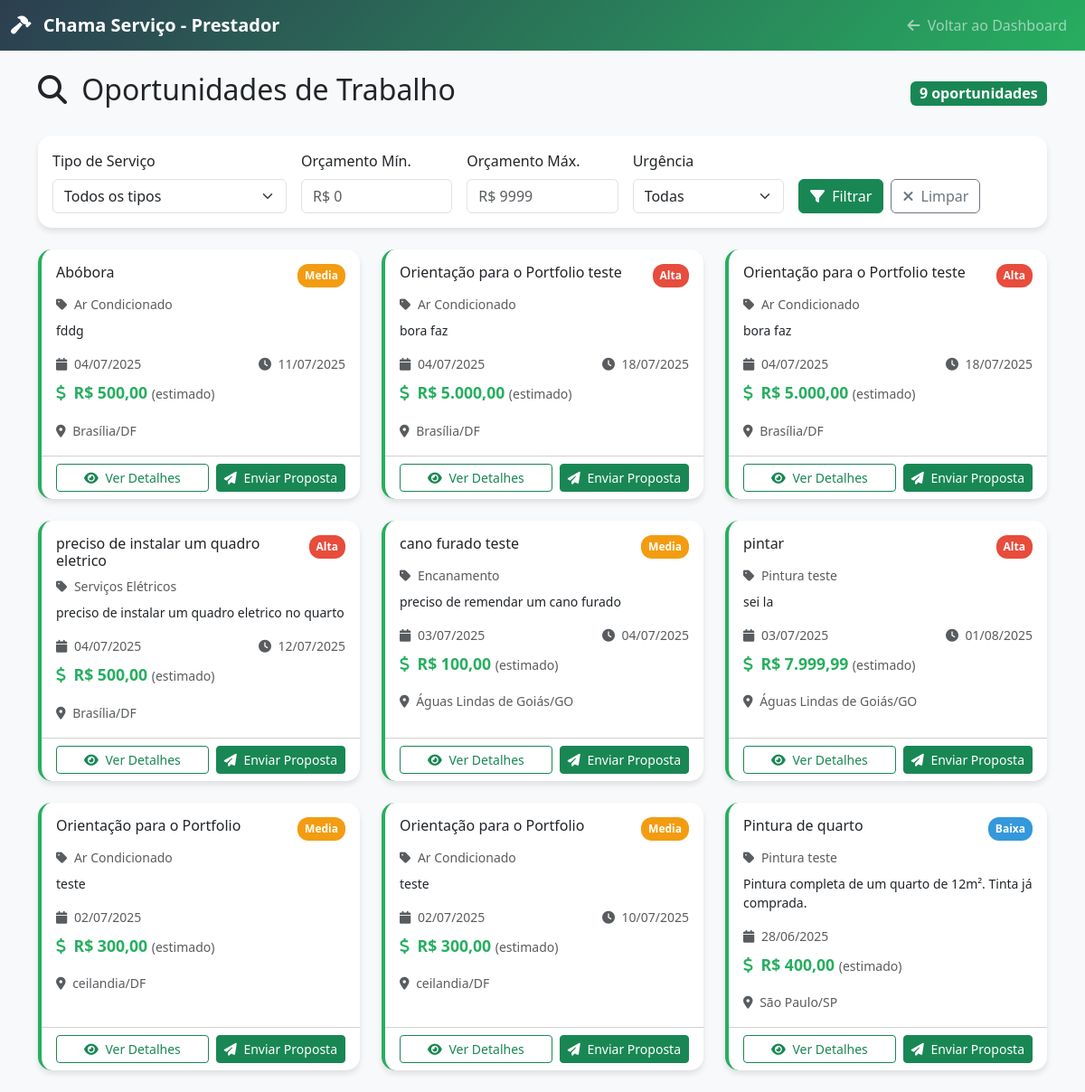
The app's page /view/prestador/oportunidades.php (signed in) with its own data.
### tables this page shows
CREATE TABLE `tb_solicita_servico` (
  `id` int(11) NOT NULL,
  `cliente_id` int(11) NOT NULL,
  `tipo_servico_id` int(11) NOT NULL,
  `endereco_id` int(11) NOT NULL,
  `titulo` varchar(100) NOT NULL,
  `descricao` text NOT NULL,
  `orcamento_estimado` decimal(10,2) DEFAULT NULL,
  `data_solicitacao` datetime DEFAULT current_timestamp(),
  `data_atendimento` datetime DEFAULT NULL,
  `status_id` int(11) NOT NULL,
  `urgencia` enum('baixa','media','alta') DEFAULT 'media',
  `data_cancelamento` datetime DEFAULT NULL,
  `motivo_cancelamento` text DEFAULT NULL
);

CREATE TABLE `tb_tipo_servico` (
  `id` bigint(20) UNSIGNED NOT NULL,
  `nome` varchar(255) NOT NULL,
  `descricao` text DEFAULT NULL,
  `categoria` varchar(255) DEFAULT NULL,
  `preco_medio` decimal(10,2) DEFAULT NULL,
  `ativo` tinyint(1) NOT NULL DEFAULT 1,
  `created_at` timestamp NULL DEFAULT NULL,
  `updated_at` timestamp NULL DEFAULT NULL
);

CREATE TABLE `tb_endereco` (
  `id` int(11) NOT NULL,
  `pessoa_id` int(11) DEFAULT NULL,
  `cep` varchar(10) NOT NULL,
  `logradouro` varchar(100) NOT NULL,
  `numero` varchar(20) NOT NULL,
  `complemento` varchar(100) DEFAULT NULL,
  `bairro` varchar(50) NOT NULL,
  `cidade` varchar(50) NOT NULL,
  `estado` varchar(2) NOT NULL,
  `principal` tinyint(1) DEFAULT 0
);

### config/database.php (called while the page is built, shortened)
<?php
class Database {
    private $host = 'localhost';
    private $db_name = 'bd_servico';
    private $username = 'root';
    private $password = '';
    public function getConnection() {
        $this->conn = null;
        try {
            $this->conn = new PDO(
                "mysql:host=" . $this->host . ";dbname=" . $this->db_name . ";charset=utf8",
                $this->username,
                $this->password,
                [
                    PDO::ATTR_ERRMODE => PDO::ERRMODE_EXCEPTION,
                    PDO::ATTR_DEFAULT_FETCH_MODE => PDO::FETCH_ASSOC,
                    PDO::ATTR_EMULATE_PREPARES => false
                ]
            );
        } catch(PDOException $exception) {
            error_log("Erro de conexão com banco de dados: " . $exception->getMessage());
            throw new Exception("Erro de conexão com o banco de dados.");
        }
        return $this->conn;
    }
}
?>

### models/Servico.class.php (called while the page is built, shortened)
<?php
require_once __DIR__ . '/../config/database.php';
class Servico {
    private $conn;
    private $table = 'tb_solicita_servico';
    public function __construct() {
        $this->conn = (new Database())->getConnection();
    }
    public function getDisponiveisComFiltros($filtros) {
        try {
            $where_conditions = ["s.status_id = 1"];
            $params = [];
            $where_clause = implode(' AND ', $where_conditions);
            $query = "SELECT s.*, ts.nome as tipo_servico, e.cidade, e.estado
                      FROM " . $this->table . " s
                      INNER JOIN tb_tipo_servico ts ON s.tipo_servico_id = ts.id
                      INNER JOIN tb_endereco e ON s.endereco_id = e.id
                      WHERE {$where_clause}
                      ORDER BY s.data_solicitacao DESC";
            $stmt = $this->conn->prepare($query);
            $stmt->execute();
            return $stmt->fetchAll(PDO::FETCH_ASSOC);
        } catch (Exception $e) {
            error_log("Erro ao buscar serviços com filtros: " . $e->getMessage());
            return [];
        }
    }
}
?>

### view/prestador/oportunidades.php (the view, shortened to what this page needs)
<?php
require_once __DIR__ . '/../../models/Servico.class.php';
$servico = new Servico();
$filtros = [
    'tipo' => $_GET['tipo'] ?? '',
    'orcamento_min' => $_GET['orcamento_min'] ?? '',
    'orcamento_max' => $_GET['orcamento_max'] ?? '',
    'urgencia' => $_GET['urgencia'] ?? ''
];
$servicos_disponiveis = $servico->getDisponiveisComFiltros($filtros);
?>
<!DOCTYPE html>
<html lang="pt-br">
<head>
    <link href="https://cdn.jsdelivr.net/npm/bootstrap@5.3.0/dist/css/bootstrap.min.css" rel="stylesheet">
    <link rel="stylesheet" href="https://cdnjs.cloudflare.com/ajax/libs/font-awesome/6.4.0/css/all.min.css">
</head>
<body>
    <nav class="navbar navbar-expand-lg navbar-dark">
        <div class="container-fluid">
            <a class="navbar-brand fw-bold" href="prestadorDashboard.php">
                <i class="fas fa-hammer me-2"></i>
                Chama Serviço - Prestador
            </a>
            <div class="navbar-nav ms-auto">
                <a class="nav-link" href="prestadorDashboard.php">
                    <i class="fas fa-arrow-left me-1"></i>
                    Voltar ao Dashboard
                </a>
            </div>
        </div>
    </nav>
    <div class="container mt-4">
        <div class="d-flex justify-content-between align-items-center mb-4">
            <h2>
                <i class="fas fa-search me-2"></i>
                Oportunidades de Trabalho
            </h2>
            <span class="badge bg-success fs-6"><?php echo count($servicos_disponiveis); ?> oportunidades</span>
        </div>
        <div class="card mb-4">
            <div class="card-body">
                <form method="GET" class="row g-3">
                    <div class="col-md-3">
                        <label for="tipo" class="form-label">Tipo de Serviço</label>
                        <select class="form-select" name="tipo" id="tipo">
                            <option value="">Todos os tipos</option>
                        </select>
                    </div>
                    <div class="col-md-2">
                        <label for="orcamento_min" class="form-label">Orçamento Mín.</label>
                        <input type="number" class="form-control" name="orcamento_min"
                               value="<?php echo $filtros['orcamento_min']; ?>" placeholder="R$ 0">
                    </div>
                    <div class="col-md-2">
                        <label for="orcamento_max" class="form-label">Orçamento Máx.</label>
                        <input type="number" class="form-control" name="orcamento_max"
                               value="<?php echo $filtros['orcamento_max']; ?>" placeholder="R$ 9999">
                    </div>
                    <div class="col-md-2">
                        <label for="urgencia" class="form-label">Urgência</label>
                        <select class="form-select" name="urgencia">
                            <option value="">Todas</option>
                        </select>
                    </div>
                    <div class="col-md-3 d-flex align-items-end">
                        <button type="submit" class="btn btn-success me-2">
                            <i class="fas fa-filter me-1"></i>
                            Filtrar
                        </button>
                        <a href="oportunidades.php" class="btn btn-outline-secondary">
                            <i class="fas fa-times me-1"></i>
                            Limpar
                        </a>
                    </div>
                </form>
            </div>
        </div>
        <?php if (empty($servicos_disponiveis)): ?>
            <div class="card text-center">
                <div class="card-body py-5">
                    <i class="fas fa-search fa-3x text-muted mb-3"></i>
                    <h4 class="text-muted">Nenhuma oportunidade encontrada</h4>
                    <p class="text-muted">Tente ajustar os filtros para encontrar mais oportunidades.</p>
                </div>
            </div>
        <?php else: ?>
            <div class="row">
                <?php foreach ($servicos_disponiveis as $item): ?>
                    <div class="col-md-6 col-lg-4 mb-4">
                        <div class="card opportunity-card h-100">
                            <div class="card-body">
                                <div class="d-flex justify-content-between align-items-start mb-2">
                                    <h6 class="card-title mb-0"><?php echo htmlspecialchars($item['titulo']); ?></h6>
                                    <span class="urgencia-badge urgencia-<?php echo $item['urgencia']; ?>">
                                        <?php echo ucfirst($item['urgencia']); ?>
                                    </span>
                                </div>
                                <p class="text-muted small mb-2">
                                    <i class="fas fa-tag me-1"></i>
                                    <?php echo htmlspecialchars($item['tipo_servico']); ?>
                                </p>
                                <p class="card-text small">
                                    <?php echo htmlspecialchars(substr($item['descricao'], 0, 100)); ?>
                                </p>
                                <div class="d-flex justify-content-between align-items-center text-muted small mb-2">
                                    <span>
                                        <i class="fas fa-calendar me-1"></i>
                                        <?php echo date('d/m/Y', strtotime($item['data_solicitacao'])); ?>
                                    </span>
                                    <?php if ($item['data_atendimento']): ?>
                                        <span>
                                            <i class="fas fa-clock me-1"></i>
                                            <?php echo date('d/m/Y', strtotime($item['data_atendimento'])); ?>
                                        </span>
                                    <?php endif; ?>
                                </div>
                                <?php if ($item['orcamento_estimado']): ?>
                                    <div class="mb-3">
                                        <span class="valor-destaque">
                                            <i class="fas fa-dollar-sign me-1"></i>
                                            R$ <?php echo number_format($item['orcamento_estimado'], 2, ',', '.'); ?>
                                        </span>
                                        <small class="text-muted"> (estimado)</small>
                                    </div>
                                <?php endif; ?>
                                <div class="mt-3">
                                    <small class="text-muted">
                                        <i class="fas fa-map-marker-alt me-1"></i>
                                        <?php echo htmlspecialchars($item['cidade'] . '/' . $item['estado']); ?>
                                    </small>
                                </div>
                            </div>
                            <div class="card-footer bg-transparent">
                                <div class="d-grid gap-2 d-md-flex">
                                    <button class="btn btn-outline-success btn-sm flex-fill"
                                            onclick="verDetalhes(<?php echo $item['id']; ?>)">
                                        <i class="fas fa-eye me-1"></i>
                                        Ver Detalhes
                                    </button>
                                    <button class="btn btn-success btn-sm"
                                            onclick="enviarProposta(<?php echo $item['id']; ?>)">
                                        <i class="fas fa-paper-plane me-1"></i>
                                        Enviar Proposta
                                    </button>
                                </div>
                            </div>
                        </div>
                    </div>
                <?php endforeach; ?>
            </div>
        <?php endif; ?>
    </div>
</body>
</html>

### view/prestador/oportunidades.php (style rules this page uses)
:root { --primary-color: #2c3e50; --secondary-color: #27ae60; }
body { background-color: #f8f9fa; }
.navbar { background: linear-gradient(135deg, var(--primary-color), var(--secondary-color)); }
.card { border: none; border-radius: 15px; box-shadow: 0 4px 6px rgba(0, 0, 0, 0.1); transition: transform 0.2s; }
.opportunity-card { border-left: 4px solid var(--secondary-color); }
.urgencia-badge { padding: 4px 8px; border-radius: 12px; font-size: 0.75em; font-weight: 600; }
.urgencia-alta { background-color: #e74c3c; color: white; }
.urgencia-media { background-color: #f39c12; color: white; }
.urgencia-baixa { background-color: #3498db; color: white; }
.valor-destaque { color: var(--secondary-color); font-weight: 700; font-size: 1.1em; }

### records on screen
tb_solicita_servico: titulo "Abóbora", urgencia "Media", tipo_servico.nome "Ar Condicionado", descricao "fddg", data_solicitacao "04/07/2025", data_atendimento "11/07/2025", orcamento_estimado "500,00", endereco.estado "Brasília/DF"
tb_solicita_servico: titulo "Orientação para o Portfolio teste", urgencia "Alta", tipo_servico.nome "Ar Condicionado", descricao "bora faz", data_solicitacao "04/07/2025", data_atendimento "18/07/2025", orcamento_estimado "5.000,00", endereco.estado "Brasília/DF"
tb_solicita_servico: titulo "Orientação para o Portfolio teste", urgencia "Alta", tipo_servico.nome "Ar Condicionado", descricao "bora faz", data_solicitacao "04/07/2025", data_atendimento "18/07/2025", orcamento_estimado "5.000,00", endereco.estado "Brasília/DF"
tb_solicita_servico: titulo "preciso de instalar um quadro eletrico", urgencia "Alta", tipo_servico.nome "Serviços Elétricos", descricao "preciso de instalar um quadro eletrico no quarto", data_solicitacao "04/07/2025", data_atendimento "12/07/2025", orcamento_estimado "500,00", endereco.estado "Brasília/DF"
tb_solicita_servico: titulo "cano furado teste", urgencia "Media", tipo_servico.nome "Encanamento", descricao "preciso de remendar um cano furado", data_solicitacao "03/07/2025", data_atendimento "04/07/2025", orcamento_estimado "100,00", endereco.estado "Águas Lindas de Goiás/GO"
tb_solicita_servico: titulo "pintar", urgencia "Alta", tipo_servico.nome "Pintura teste", descricao "sei la", data_solicitacao "03/07/2025", data_atendimento "01/08/2025", orcamento_estimado "7.999,99", endereco.estado "Águas Lindas de Goiás/GO"
tb_solicita_servico: titulo "Orientação para o Portfolio", urgencia "Media", tipo_servico.nome "Ar Condicionado", descricao "teste", data_solicitacao "02/07/2025", orcamento_estimado "300,00", endereco.estado "ceilandia/DF"
tb_solicita_servico: titulo "Orientação para o Portfolio", urgencia "Media", tipo_servico.nome "Ar Condicionado", descricao "teste", data_solicitacao "02/07/2025", data_atendimento "10/07/2025", orcamento_estimado "300,00", endereco.estado "ceilandia/DF"
tb_solicita_servico: titulo "Pintura de quarto", urgencia "Baixa", tipo_servico.nome "Pintura teste", descricao "Pintura completa de um quarto de 12m². Tinta já comprada.", data_solicitacao "28/06/2025", orcamento_estimado "400,00", endereco.estado "São Paulo/SP"

### other values on screen
count($servicos_disponiveis) "9"
